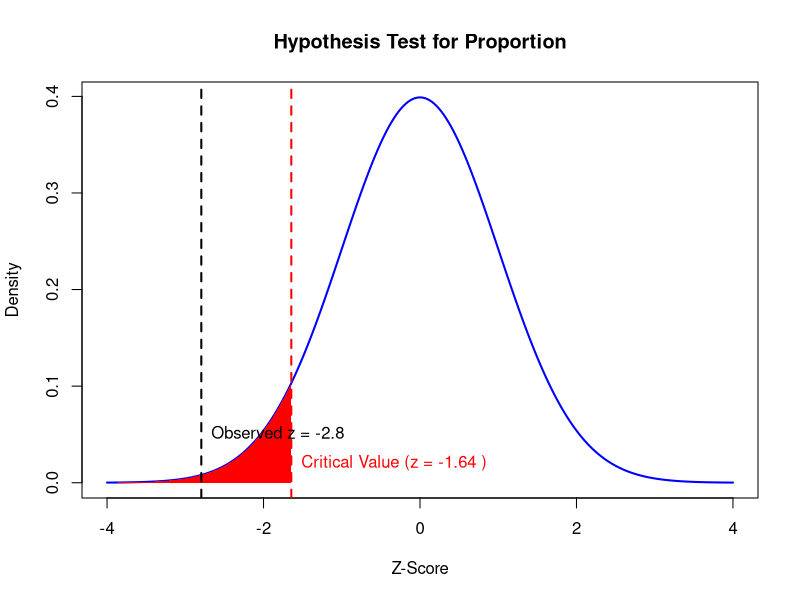

Source code (R):
#Page No.547
library(ggplot2)

n <- 2000   
p_hat <- 1550 / n  
pi_0 <- 0.80    
alpha <- 0.05   

z_score <- (p_hat - pi_0) / sqrt(pi_0 * (1 - pi_0) / n)
z_critical <- qnorm(alpha)
p_value <- pnorm(z_score)

cat("Sample Proportion (p-hat):", p_hat)
cat("Test Statistic (z-score):", z_score)
cat("Critical Value (z-critical):", z_critical)
cat("P-value:", p_value)

if (z_score < z_critical) {
  cat("Conclusion: Reject H0. The governor does NOT have enough support for re-election.")
} else {
  cat("Conclusion: Do NOT reject H0. The governor still has a chance of re-election.")
}

x <- seq(-4, 4, length = 1000)
y <- dnorm(x)

plot(x, y, type = "l", lwd = 2, col = "blue", 
     main = "Hypothesis Test for Proportion",
     xlab = "Z-Score", ylab = "Density")

polygon(c(seq(-4, z_critical, length = 100), z_critical), 
        c(dnorm(seq(-4, z_critical, length = 100)), 0), 
        col = "red", border = NA)

abline(v = z_critical, col = "red", lwd = 2, lty = 2)
abline(v = z_score, col = "black", lwd = 2, lty = 2)

text(z_critical, 0.02, paste("Critical Value (z =", round(z_critical, 2), ")"), pos = 4, col = "red")
text(z_score, 0.05, paste("Observed z =", round(z_score, 2)), pos = 4, col = "black")

#The answer may slightly vary due to rounding off values.
